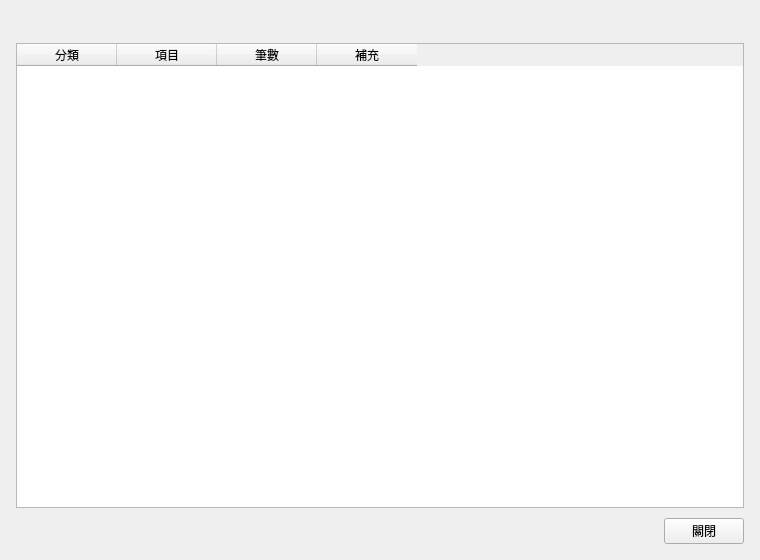
<?xml version="1.0" encoding="UTF-8"?>
<ui version="4.0">
 <class>dashboardDialogContent</class>
 <widget class="QWidget" name="dashboardDialogContent">
  <property name="geometry">
   <rect>
    <x>0</x>
    <y>0</y>
    <width>760</width>
    <height>560</height>
   </rect>
  </property>
  <property name="windowTitle">
   <string>資料統計儀表板</string>
  </property>
  <property name="dialogSize" stdset="0">
   <size>
    <width>760</width>
    <height>560</height>
   </size>
  </property>
  <layout class="QVBoxLayout" name="dashboardLayout" stretch="0,1,0">
   <property name="spacing">
    <number>10</number>
   </property>
   <property name="leftMargin">
    <number>16</number>
   </property>
   <property name="topMargin">
    <number>16</number>
   </property>
   <property name="rightMargin">
    <number>16</number>
   </property>
   <property name="bottomMargin">
    <number>16</number>
   </property>
   <item>
    <widget class="QLabel" name="summaryLabel">
     <property name="text">
      <string />
     </property>
     <property name="wordWrap">
      <bool>true</bool>
     </property>
     <property name="styleSheet">
      <string>font-size: 15px; font-weight: 600;</string>
     </property>
    </widget>
   </item>
   <item>
    <widget class="TableWidget" name="statsTable">
     <property name="editTriggers">
      <set>QAbstractItemView::NoEditTriggers</set>
     </property>
     <attribute name="verticalHeaderVisible">
      <bool>false</bool>
     </attribute>
     <column>
      <property name="text">
       <string>分類</string>
      </property>
     </column>
     <column>
      <property name="text">
       <string>項目</string>
      </property>
     </column>
     <column>
      <property name="text">
       <string>筆數</string>
      </property>
     </column>
     <column>
      <property name="text">
       <string>補充</string>
      </property>
     </column>
    </widget>
   </item>
   <item>
    <layout class="QHBoxLayout" name="buttonRow" stretch="1,0">
     <property name="spacing">
      <number>10</number>
     </property>
     <property name="leftMargin">
      <number>0</number>
     </property>
     <property name="topMargin">
      <number>0</number>
     </property>
     <property name="rightMargin">
      <number>0</number>
     </property>
     <property name="bottomMargin">
      <number>0</number>
     </property>
     <item>
      <spacer name="buttonRowSpacer">
       <property name="orientation">
        <enum>Qt::Horizontal</enum>
       </property>
       <property name="sizeHint" stdset="0">
        <size>
         <width>0</width>
         <height>0</height>
        </size>
       </property>
      </spacer>
     </item>
     <item>
      <widget class="PushButton" name="closeButton">
       <property name="text">
        <string>關閉</string>
       </property>
      </widget>
     </item>
    </layout>
   </item>
  </layout>
 </widget>
 <customwidgets>
 <customwidget>
  <class>PushButton</class>
  <extends>QPushButton</extends>
  <header>qfluentwidgets</header>
 </customwidget>
 <customwidget>
  <class>TableWidget</class>
  <extends>QTableWidget</extends>
  <header>qfluentwidgets</header>
 </customwidget>
 </customwidgets>
 <resources />
 <connections />
</ui>
